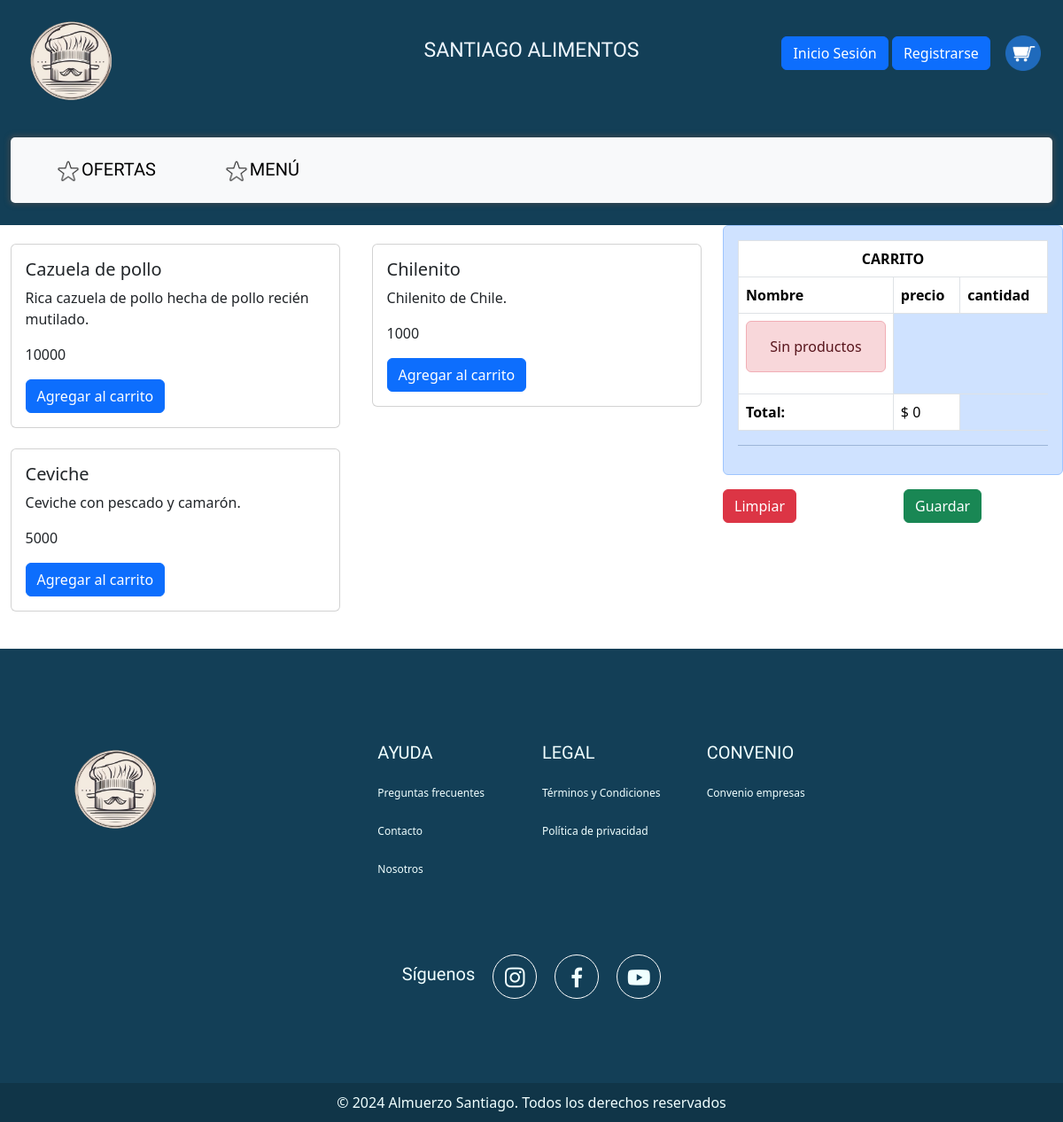
The app's page /carrito/, older data.
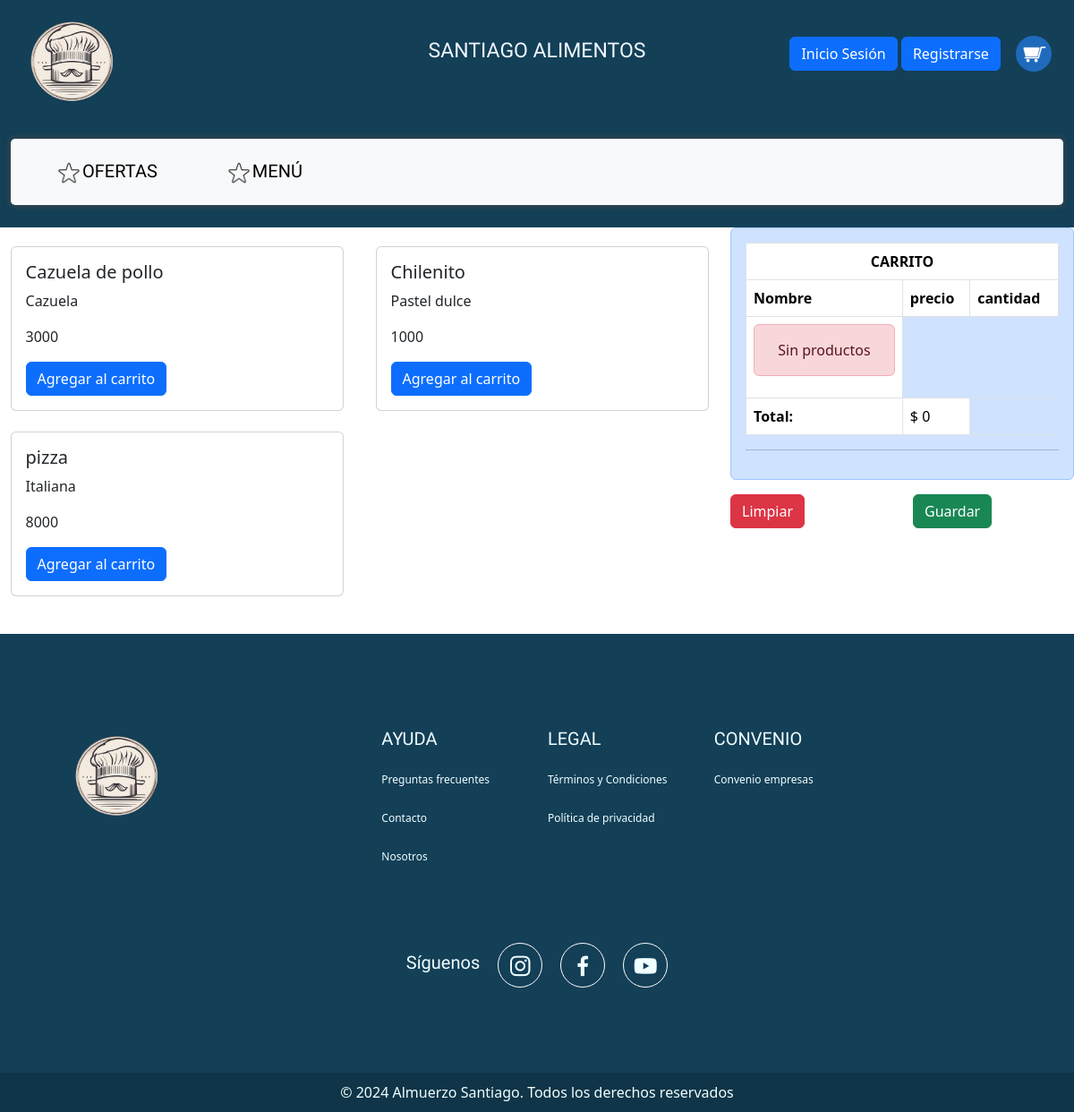
The same page, newer data.
### Alimentos_Santiago/models.py (models this page shows, shortened)
class PlatoProveedor(models.Model):
    id = models.AutoField(primary_key=True)
    proveedor = models.ForeignKey(Proveedor, on_delete=models.CASCADE)
    nombre_plato = models.CharField('Nombre del plato', max_length=100, blank=False, null=False)
    descripcion = models.TextField()
    precio = models.IntegerField('Precio')
    stock = models.IntegerField()
    disponibilidad = models.BooleanField('Disponibilidad', default=True, blank=False, null=False) #mi no entender
    imagen = models.ImageField('Imagen del plato', upload_to='Alimentos_Santiago/media/platos/', blank=True, null=True)
    class Meta:
        verbose_name = 'Plato Proveedor'
        verbose_name_plural = 'Platos Proveedores'
        ordering = ['proveedor', 'nombre_plato']

### Alimentos_Santiago/views.py (the view)
# urls.py: path('carrito/', views.carro, name='carrito'),
def carro(request):
    productos = PlatoProveedor.objects.all()
    return render(request, "public/carrito.html", {"productos":productos})

### Alimentos_Santiago/context_processor.py (called while the page is built)
def total_carrito(request):
    total = 0
    if request.user.is_authenticated:
        if "carrito" in request.session and request.session["carrito"]:
            for key, value in request.session["carrito"].items():
                total += float(value["acumulado"])
    return {"total_carrito": total}

### Alimentos_Santiago/templates/public/carrito.html (shortened to what this page needs)
{% extends 'base.html' %}
{% load static %}
{% block styles %}
    <link rel="stylesheet" href="{% static '/css/estilo-carro.css' %}">
{% endblock %}
{% block content %}
    <div class="container-fluid" id="barra_principal">
        <div class="row">
          <div class="container col-4 col-sm-4 col-md-4 col-lg-4 col-xl-4">
            <a href="{% url 'inicio'%}"><img  class="logo" src="{% static 'img/Logo.png' %}" alt="..." ></a>
          </div>
          <div class="ver-menu col-4 col-sm-4 col-md-4 col-lg-4 col-xl-4">
            <p class="ver-menu">SANTIAGO ALIMENTOS</p>
          </div>
            <div class="usuario  col-4 col-sm-4 col-md-4 col-lg-4 col-xl-4">
              <div class="dropdown">
                {% if perfil != 'admin' and perfil != 'cliente' %}
                  <a class="btn btn-primary" href="{% url 'iniciosesion' %}">Inicio Sesión</a>
                  <a class="btn btn-primary" href="{% url 'registro' %}">Registrarse</a>
                {% else %}
                  <a name="" id="" class="btn btn-primary" href="#" role="button">{{ request.user.username }}</a>
                  <a class="btn btn-primary" href="{% url 'logout' %}">Cerrar sesión</a>
                {% endif %}
                <a href="#">
                  <button id="carrito1" type="button" class="btn" onclick="abrirCarrito()">
                    <img src="{% static 'img/carrito.png'%}" width="40px">
                  </button>
                </a>
              </div>
            </div>
          <div class="col-12 col-sm-12 col-md-12 col-lg-12 col-xl-12">
            <nav id="navbar" class="navbar navbar-expand-lg bg-body-tertiary ">
              <div class="container-fluid">
                <div class="collapse navbar-collapse" id="navbarNavDropdown">
                  <ul class="navbar-nav">
                    <li class="nav-item item_arriba">
                      <a class="nav-link active" aria-current="page" href="#OFERTAS"><img src="{% static 'img/icono2.png'%}" width="30px">OFERTAS</a>
                    </li>
                    <li class="nav-item item_arriba">
                      <a class="nav-link active" aria-current="page" href="{% url 'menu' %}"><img src="{% static 'img/icono2.png'%}" width="30px">MENÚ</a>
                    </li>
                  </ul>
                </div>
              </div>
            </nav>
          </div>
        </div>
    </div>
    <div class="conteiner">
      <div class="row">
        <div class="col-8">
          <div class="row" style="padding: 10px 0;">
            <div class="col-12">
              <div class="row">
                {% for producto in productos %}
                <div class="col-6">
                  <div class="card" slyte="height: 10rem; width: 23rem; margin: 5px 0px;">
                    <div class="card-body">
                      <h5 class="card-title">{{producto.nombre_plato}}</h5>
                      <p class="card-text">{{producto.descripcion}}</p>
                      <p class="card-text">{{producto.precio}}</p>
                      <a href="{% url 'add' producto.id %}" class="btn btn-primary">Agregar al carrito</a>
                    </div>
                  </div>
                </div>
                {% endfor %}
              </div>
            </div>
          </div>
        </div>
        <div class="col-4">
          {% include 'public/descrip_carrito.html' %}
        </div>
      </div>
    </div>
{% endblock %}

### Alimentos_Santiago/templates/base.html (shortened to what this page needs)
{% load static %}
<!DOCTYPE html>
<html lang="es">
<head>
    {% block styles %}
    {% endblock %}
    <link href='https://unpkg.com/boxicons@2.1.4/css/boxicons.min.css' rel='stylesheet'>
    <link href="https://cdn.jsdelivr.net/npm/bootstrap@5.3.3/dist/css/bootstrap.min.css" rel="stylesheet">
    <link rel="stylesheet" href="{% static '/css/estilo.css' %}">
</head>
<body>
    <main>
      {% block content %}{% endblock %}
    </main>
    <footer>
      <div class="footer">
        <div class=" container">
          <div class="row">
            <div class="col-12 col-sm-12 col-md-12 col-lg-4 col-xl-4">
              <img src="{% static 'img/Logo.png'%}" width="150px" alt="">
            </div>
            <div class="col-6 col-sm-6 col-md-6 col-lg-2 col-xl-2">
              <h5>AYUDA</h5>
              <a href="{% url 'preguntasFrecuentes'%}">Preguntas frecuentes</a>
              <a href="#">Contacto</a>
              <a href="{% url 'nosotros'%}">Nosotros</a>
            </div>
            <div class="col-6 col-sm-6 col-md-6 col-lg-2 col-xl-2">
              <h5>LEGAL</h5>
              <a href="">Términos y Condiciones</a>
              <a href="">Política de privacidad</a>
            </div>
            <div class="col-6 col-sm-6 col-md-6 col-lg-2 col-xl-2">
              <h5>CONVENIO</h5>
              <a href="">Convenio empresas </a>
            </div>
        </div>
        <div class="co-12 col-sm-12 col-md-12 col-lg-12 col-xl-12 ">
          <div class="social-media">
            <h5>Síguenos</h5>
            <a target="blank" href="#" class="social-media-icon">
              <i class='bx bxl-instagram' ></i>
            </a>
            <a target="blank" href="#" class="social-media-icon">
              <i class='bx bxl-facebook'></i>
            </a>
            <a target="blank" href="#" class="social-media-icon">
              <i class='bx bxl-youtube'></i>
            </a>
          </div>
        </div>
      </div>
      </div>
        <div class="c-reservados">
          &copy; 2024 Almuerzo Santiago. Todos los derechos reservados
        </div>
    </footer>
</body>
</html>

### Alimentos_Santiago/templates/public/descrip_carrito.html
    <div class="alert alert-primary" role="alert">
        <table class="table table-bordered">
            <thead>
                <tr>
                    <th scope="row" colspan="3" class="text-center">CARRITO</th>
                </tr>
                <tr>
                    <th scope="col">Nombre</th>
                    <th scope="col">precio</th>
                    <th scope="col">cantidad</th>
                </tr>
            </thead>
            <tbody>
                {% if request.session.carrito.items %}
                {%for key, value in request.session.carrito.items %}
                    <tr>
                        <td>{{value.nombre}}</td>
                        <td>{{value.acumulado}}
                            <a href="{% url 'add' value.producto_id %}" class="badge btn btn-dark badge-dark"></a>
                        </td>
                        <td>
                            <a href="{% url 'add' value.producto_id %}" class="badge btn btn-dark badge-dark">+</a>
                            <a href="{% url 'sub' value.producto_id %}" class="badge btn btn-dark badge-dark">-</a>
                        </td>
                    </tr>
                {% endfor %}
                {% else %}
                    <td colapsan="3">
                        <div class="alert alert-danger text-center"> Sin productos </div>
                    </td>
                {% endif %}
                <tr>
                    <th scope="row">Total:</th>
                    <td colapsan="2">$ {{total_carrito}}</td>
                </tr>
            </tbody>
        </table>
        <hr>
    </div>
    <div class="row">
        <div class="col-6"><a href="{% url 'cls' %}" class="btn btn-danger">Limpiar</a></div>
        <div class="col-6"><a href="#" class="btn btn-success">Guardar</a></div>
    </div>

### Alimentos_Santiago/static/css/estilo-carro.css (style rules this page uses)
.card { margin: 3% 0 3% 3%; display: inline-block; }

### Alimentos_Santiago/static/css/estilo.css (style rules this page uses)
.container { padding: 5px; font-family: "Oswald"; }
.logo { width: 150px; margin-top: -10px; }
.navbar { border-radius: 5px; box-shadow: 0px 0px 5px 3px rgba(75, 75, 75, 0.5); margin-top: 5px; }
.usuario { display: flex; justify-content: end; margin-top: 33px; }
#barra_principal { background-color: #133F57; padding-bottom: 25px; }
.ver-menu p { display: flex; justify-content: center; margin-top: 40px; font-size: 23px; color: aliceblue; font-family: "Oswald"; }
.nav-item { padding: 5px 30px 5px 30px; font-family: "Oswald"; font-size: 20px; }
.footer { background-color: #133F57; color: azure; padding: 80px 50px 80px 50px; margin-top: 20px; }
.footer img { margin-bottom: 50px; }
.footer a { color: azure; display: block; text-decoration: none; font-family: 'Segoe UI', Tahoma, Geneva, Verdana, sans-serif; font-size: 12px; padding: 15px 0 0 0; margin-bottom: 10px; margin-top: 10px; }
.footer h5 { font-family: Oswald; margin-top: 20px; }
.social-media { display: flex; justify-content: center; margin-top: 50px; }
.social-media-icon { display: inline-block; margin-left: 20px; width: 50px; height: 50px; border:1px solid #fff; border-radius: 50%; text-align: center; color: white; }
.social-media-icon i { font-size: 30px; line-height: 20px; }
.c-reservados { padding: 10px; text-align: center; background-color: #103548; color: azure; }

Row changes from the older to the newer data that the page shows:
removed PlatoProveedor: nombre_plato "Ceviche", descripcion "Ceviche con pescado y camarón.", precio "5000"
changed PlatoProveedor "Cazuela de pollo": descripcion "Rica cazuela de pollo hecha de pollo recién mutilado." → "Cazuela"; precio "10000" → "3000"
changed PlatoProveedor "Chilenito": descripcion "Chilenito de Chile." → "Pastel dulce"
added PlatoProveedor: nombre_plato "pizza", descripcion "Italiana", precio "8000"
